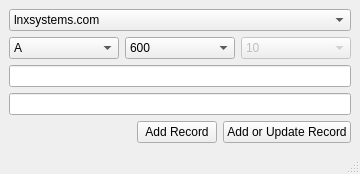
<?xml version="1.0" encoding="UTF-8"?>
<ui version="4.0">
 <class>DNSQuickEdit</class>
 <widget class="QMainWindow" name="DNSQuickEdit">
  <property name="geometry">
   <rect>
    <x>0</x>
    <y>0</y>
    <width>360</width>
    <height>173</height>
   </rect>
  </property>
  <property name="maximumSize">
   <size>
    <width>360</width>
    <height>173</height>
   </size>
  </property>
  <property name="windowTitle">
   <string>QuickDNSUpdate</string>
  </property>
  <property name="windowIcon">
   <iconset>
    <normaloff>icon.svg</normaloff>icon.svg</iconset>
  </property>
  <widget class="QWidget" name="centralwidget">
   <layout class="QVBoxLayout" name="verticalLayout">
    <item>
     <layout class="QGridLayout" name="gridLayout">
      <item row="0" column="0">
       <layout class="QVBoxLayout" name="verticalLayout_2">
        <item>
         <widget class="QComboBox" name="domainDropDown">
          <item>
           <property name="text">
            <string>lnxsystems.com</string>
           </property>
          </item>
          <item>
           <property name="text">
            <string>jnvilo.com</string>
           </property>
          </item>
          <item>
           <property name="text">
            <string>maltacentral.com</string>
           </property>
          </item>
          <item>
           <property name="text">
            <string>igamingdb.com</string>
           </property>
          </item>
          <item>
           <property name="text">
            <string>lnxworld.com</string>
           </property>
          </item>
         </widget>
        </item>
       </layout>
      </item>
     </layout>
    </item>
    <item>
     <layout class="QHBoxLayout" name="horizontalLayout">
      <item>
       <widget class="QComboBox" name="recordTypeDropDown">
        <item>
         <property name="text">
          <string>A</string>
         </property>
        </item>
        <item>
         <property name="text">
          <string>CNAME</string>
         </property>
        </item>
        <item>
         <property name="text">
          <string>MX</string>
         </property>
        </item>
       </widget>
      </item>
      <item>
       <widget class="QComboBox" name="ttlDropDown">
        <property name="toolTip">
         <string>TTL </string>
        </property>
        <item>
         <property name="text">
          <string>600</string>
         </property>
        </item>
        <item>
         <property name="text">
          <string>1800</string>
         </property>
        </item>
        <item>
         <property name="text">
          <string>3600</string>
         </property>
        </item>
       </widget>
      </item>
      <item>
       <widget class="QComboBox" name="priorityDropDown">
        <property name="enabled">
         <bool>false</bool>
        </property>
        <property name="toolTip">
         <string>Priority </string>
        </property>
        <item>
         <property name="text">
          <string>10</string>
         </property>
        </item>
        <item>
         <property name="text">
          <string>20</string>
         </property>
        </item>
        <item>
         <property name="text">
          <string>30</string>
         </property>
        </item>
        <item>
         <property name="text">
          <string>40</string>
         </property>
        </item>
        <item>
         <property name="text">
          <string>50</string>
         </property>
        </item>
       </widget>
      </item>
     </layout>
    </item>
    <item>
     <widget class="QLineEdit" name="hostEdit">
      <property name="toolTip">
       <string>hostname </string>
      </property>
     </widget>
    </item>
    <item>
     <widget class="QLineEdit" name="pointsToEdit"/>
    </item>
    <item>
     <layout class="QHBoxLayout" name="horizontalLayout_2">
      <item>
       <spacer name="horizontalSpacer">
        <property name="orientation">
         <enum>Qt::Horizontal</enum>
        </property>
        <property name="sizeHint" stdset="0">
         <size>
          <width>0</width>
          <height>20</height>
         </size>
        </property>
       </spacer>
      </item>
      <item>
       <widget class="QPushButton" name="addRecordButton">
        <property name="maximumSize">
         <size>
          <width>200</width>
          <height>16777215</height>
         </size>
        </property>
        <property name="text">
         <string>Add Record</string>
        </property>
       </widget>
      </item>
      <item>
       <widget class="QPushButton" name="updateRecordButton">
        <property name="maximumSize">
         <size>
          <width>200</width>
          <height>16777215</height>
         </size>
        </property>
        <property name="text">
         <string>Add or Update Record</string>
        </property>
       </widget>
      </item>
     </layout>
    </item>
   </layout>
  </widget>
  <widget class="QStatusBar" name="statusBar"/>
 </widget>
 <resources/>
 <connections/>
</ui>
